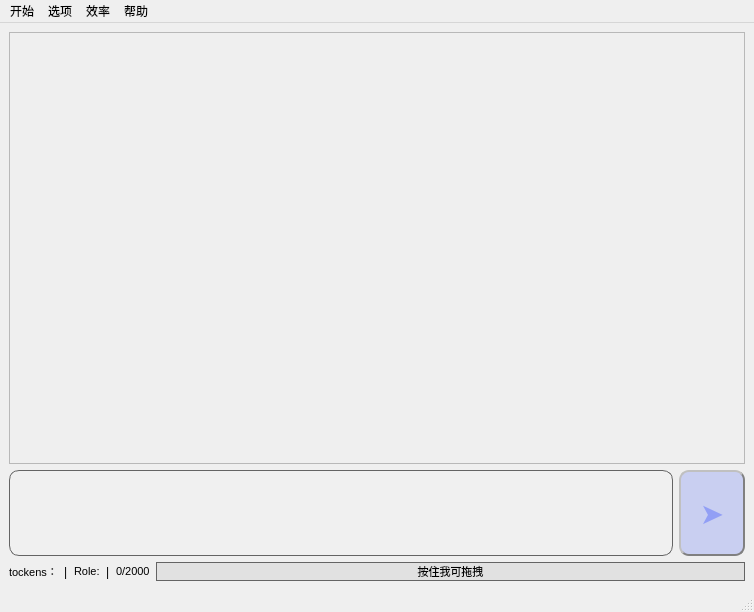
<?xml version="1.0" encoding="UTF-8"?>
<ui version="4.0">
 <class>MainWindow</class>
 <widget class="QMainWindow" name="MainWindow">
  <property name="geometry">
   <rect>
    <x>0</x>
    <y>0</y>
    <width>754</width>
    <height>612</height>
   </rect>
  </property>
  <property name="minimumSize">
   <size>
    <width>600</width>
    <height>500</height>
   </size>
  </property>
  <property name="maximumSize">
   <size>
    <width>1400</width>
    <height>900</height>
   </size>
  </property>
  <property name="windowTitle">
   <string>MainWindow</string>
  </property>
  <widget class="QWidget" name="centralwidget">
   <layout class="QGridLayout" name="gridLayout">
    <item row="0" column="0">
     <layout class="QVBoxLayout" name="verticalLayout" stretch="5,1,0">
      <item>
       <widget class="QScrollArea" name="scrollArea">
        <property name="widgetResizable">
         <bool>true</bool>
        </property>
        <widget class="QWidget" name="scrollAreaWidgetContents">
         <property name="geometry">
          <rect>
           <x>0</x>
           <y>0</y>
           <width>728</width>
           <height>414</height>
          </rect>
         </property>
        </widget>
       </widget>
      </item>
      <item>
       <layout class="QHBoxLayout" name="horizontalLayout" stretch="10,1">
        <item>
         <widget class="QPlainTextEdit" name="user_input">
          <property name="font">
           <font>
            <family>微软雅黑</family>
            <pointsize>10</pointsize>
           </font>
          </property>
          <property name="styleSheet">
           <string notr="true">background-color: #f0f0f0;
border-radius: 10px; 
border-width: 1px;
border-style: solid;
border-color: rgb(100, 100, 100);


</string>
          </property>
          <property name="plainText">
           <string/>
          </property>
         </widget>
        </item>
        <item>
         <widget class="QPushButton" name="sent_btn">
          <property name="sizePolicy">
           <sizepolicy hsizetype="Minimum" vsizetype="Minimum">
            <horstretch>0</horstretch>
            <verstretch>0</verstretch>
           </sizepolicy>
          </property>
          <property name="font">
           <font>
            <family>华文细黑</family>
            <pointsize>22</pointsize>
            <weight>75</weight>
            <italic>false</italic>
            <bold>true</bold>
            <underline>false</underline>
            <strikeout>false</strikeout>
           </font>
          </property>
          <property name="cursor">
           <cursorShape>PointingHandCursor</cursorShape>
          </property>
          <property name="styleSheet">
           <string notr="true">QPushButton{

background-color: #66929ff5;
border-radius: 10px; 
border: 2px groove gray;
border-style: outset;
font-family: '华文细黑', Arial, sans-serif;
color: #929ff5;
}

QPushButton:hover{
background-color: #44929ff5;
border-radius: 10px; 
border: 2px groove gray;
border-style: outset;
font-family: '华文细黑', Arial, sans-serif;
}

QPushButton:pressed{
background-color: #11929ff5;
border-radius: 10px; 
border: 2px groove gray;
border-style: outset;
font-family: '华文细黑', Arial, sans-serif;
}

QPushButton:released{
background-color: #66929ff5;
border-radius: 10px; 
border: 2px groove gray;
border-style: outset;
font-family: '华文细黑', Arial, sans-serif;
}


</string>
          </property>
          <property name="text">
           <string>➤</string>
          </property>
          <property name="flat">
           <bool>false</bool>
          </property>
         </widget>
        </item>
       </layout>
      </item>
      <item>
       <layout class="QHBoxLayout" name="horizontalLayout_2" stretch="0,0,0,0,0,1">
        <item>
         <widget class="QLabel" name="label_tokens">
          <property name="font">
           <font>
            <family>Arial</family>
            <pointsize>8</pointsize>
           </font>
          </property>
          <property name="text">
           <string>tockens：</string>
          </property>
         </widget>
        </item>
        <item>
         <widget class="QLabel" name="label">
          <property name="text">
           <string>|</string>
          </property>
         </widget>
        </item>
        <item>
         <widget class="QLabel" name="label_role">
          <property name="font">
           <font>
            <family>Arial</family>
            <pointsize>8</pointsize>
           </font>
          </property>
          <property name="text">
           <string>Role:</string>
          </property>
          <property name="margin">
           <number>0</number>
          </property>
         </widget>
        </item>
        <item>
         <widget class="QLabel" name="label_3">
          <property name="text">
           <string>|</string>
          </property>
         </widget>
        </item>
        <item>
         <widget class="QLabel" name="input_length">
          <property name="font">
           <font>
            <family>Arial</family>
            <pointsize>8</pointsize>
           </font>
          </property>
          <property name="text">
           <string>0/2000</string>
          </property>
         </widget>
        </item>
        <item>
         <widget class="QLabel" name="label_2">
          <property name="font">
           <font>
            <family>等线 Light</family>
            <pointsize>8</pointsize>
           </font>
          </property>
          <property name="layoutDirection">
           <enum>Qt::LeftToRight</enum>
          </property>
          <property name="styleSheet">
           <string notr="true">background-color: rgb(225, 225, 225);
border-radius: 10px; 
border-width: 1px;
border-style: solid;
border-color: rgb(100, 100, 100);</string>
          </property>
          <property name="text">
           <string>按住我可拖拽</string>
          </property>
          <property name="alignment">
           <set>Qt::AlignCenter</set>
          </property>
         </widget>
        </item>
       </layout>
      </item>
     </layout>
    </item>
   </layout>
  </widget>
  <widget class="QMenuBar" name="menubar">
   <property name="geometry">
    <rect>
     <x>0</x>
     <y>0</y>
     <width>754</width>
     <height>26</height>
    </rect>
   </property>
   <widget class="QMenu" name="menu">
    <property name="title">
     <string>开始</string>
    </property>
    <widget class="QMenu" name="menu_4">
     <property name="title">
      <string>导出对话内容</string>
     </property>
     <addaction name="action_md"/>
     <addaction name="action_html"/>
     <addaction name="separator"/>
     <addaction name="action_docx"/>
     <addaction name="separator"/>
     <addaction name="action_txt"/>
     <addaction name="action_pdf"/>
    </widget>
    <widget class="QMenu" name="menu_11">
     <property name="title">
      <string>角色</string>
     </property>
     <addaction name="actionzhushou"/>
     <addaction name="separator"/>
     <addaction name="actionzhongyiying"/>
     <addaction name="actionyingyizhong"/>
     <addaction name="actionlunwenrunse"/>
     <addaction name="separator"/>
     <addaction name="actionnvninvyou"/>
     <addaction name="actionxuninanyou"/>
     <addaction name="actionzhanan"/>
     <addaction name="separator"/>
     <addaction name="actionc_zhuanjai"/>
     <addaction name="actionjava"/>
     <addaction name="actionpython"/>
     <addaction name="actionwebqianduan"/>
     <addaction name="actionwebhouduan"/>
     <addaction name="actionlinux"/>
     <addaction name="actiondeeplearning"/>
     <addaction name="actionmachine"/>
    </widget>
    <addaction name="new_2"/>
    <addaction name="menu_4"/>
    <addaction name="actionhiden"/>
    <addaction name="separator"/>
    <addaction name="menu_11"/>
    <addaction name="separator"/>
    <addaction name="actiongettokens"/>
   </widget>
   <widget class="QMenu" name="menu_2">
    <property name="title">
     <string>帮助</string>
    </property>
    <addaction name="actionhelp"/>
    <addaction name="actionupdate"/>
    <addaction name="actionaliyun"/>
    <addaction name="separator"/>
    <addaction name="actiondonation"/>
   </widget>
   <widget class="QMenu" name="menu_3">
    <property name="title">
     <string>选项</string>
    </property>
    <widget class="QMenu" name="menu_12">
     <property name="title">
      <string>个性化</string>
     </property>
     <addaction name="actionusername"/>
    </widget>
    <addaction name="menu_12"/>
    <addaction name="actionada"/>
    <addaction name="separator"/>
    <addaction name="actionstart"/>
    <addaction name="actioncancelstartup"/>
    <addaction name="separator"/>
    <addaction name="actionAPIkey"/>
   </widget>
   <widget class="QMenu" name="menu_5">
    <property name="title">
     <string>效率</string>
    </property>
    <widget class="QMenu" name="menu_6">
     <property name="title">
      <string>大语言</string>
     </property>
     <addaction name="actionGPT"/>
     <addaction name="actionwenxin"/>
     <addaction name="actionxunfei"/>
     <addaction name="actiontongyiqianwen"/>
    </widget>
    <widget class="QMenu" name="menu_8">
     <property name="title">
      <string>音乐</string>
     </property>
     <addaction name="actiontianyin"/>
     <addaction name="actionsuno"/>
    </widget>
    <widget class="QMenu" name="menu_7">
     <property name="title">
      <string>文档</string>
     </property>
     <addaction name="actiongamma"/>
     <addaction name="actionbaiduwendang"/>
    </widget>
    <widget class="QMenu" name="menu_9">
     <property name="title">
      <string>图像生成</string>
     </property>
     <addaction name="actionlibulibu"/>
     <addaction name="actionBing_DALLE3"/>
    </widget>
    <widget class="QMenu" name="menu_10">
     <property name="title">
      <string>其他</string>
     </property>
     <addaction name="actionai_bot"/>
    </widget>
    <widget class="QMenu" name="menu_13">
     <property name="title">
      <string>提示词</string>
     </property>
     <addaction name="actiontishijinglin"/>
     <addaction name="actionChatGPT_SC"/>
    </widget>
    <addaction name="menu_6"/>
    <addaction name="menu_7"/>
    <addaction name="menu_9"/>
    <addaction name="menu_8"/>
    <addaction name="menu_13"/>
    <addaction name="menu_10"/>
   </widget>
   <addaction name="menu"/>
   <addaction name="menu_3"/>
   <addaction name="menu_5"/>
   <addaction name="menu_2"/>
  </widget>
  <widget class="QStatusBar" name="statusbar"/>
  <action name="new_2">
   <property name="text">
    <string>新建对话</string>
   </property>
  </action>
  <action name="open_2">
   <property name="text">
    <string>打开对话</string>
   </property>
  </action>
  <action name="save">
   <property name="text">
    <string>保存对话</string>
   </property>
  </action>
  <action name="actionhelp">
   <property name="text">
    <string>使用文档</string>
   </property>
  </action>
  <action name="actionupdate">
   <property name="text">
    <string>检查更新</string>
   </property>
  </action>
  <action name="actionstart">
   <property name="text">
    <string>设置开机自启</string>
   </property>
  </action>
  <action name="actionasd_2">
   <property name="text">
    <string>asd</string>
   </property>
  </action>
  <action name="actionada">
   <property name="text">
    <string>模型切换</string>
   </property>
  </action>
  <action name="actionda">
   <property name="text">
    <string>最大/最小化窗口</string>
   </property>
  </action>
  <action name="action_md">
   <property name="text">
    <string>.md</string>
   </property>
  </action>
  <action name="action_html">
   <property name="text">
    <string>.html</string>
   </property>
  </action>
  <action name="actionGPT">
   <property name="text">
    <string>GPT</string>
   </property>
  </action>
  <action name="actiontongyi">
   <property name="text">
    <string>tongyi</string>
   </property>
  </action>
  <action name="actionwenxin">
   <property name="text">
    <string>文心一言</string>
   </property>
  </action>
  <action name="actionxunfei">
   <property name="text">
    <string>讯飞星火</string>
   </property>
  </action>
  <action name="actiongamma">
   <property name="text">
    <string>gamma</string>
   </property>
  </action>
  <action name="actionwpsAI">
   <property name="text">
    <string>wpsAI</string>
   </property>
  </action>
  <action name="actiontianyin">
   <property name="text">
    <string>网易天音</string>
   </property>
  </action>
  <action name="actionlibulibu">
   <property name="text">
    <string>libulibu</string>
   </property>
  </action>
  <action name="actionbaiduwendang">
   <property name="text">
    <string>百度文档助手</string>
   </property>
  </action>
  <action name="actionai_bot">
   <property name="text">
    <string>ai-bot</string>
   </property>
  </action>
  <action name="actionmidjourney">
   <property name="text">
    <string>midjourney</string>
   </property>
  </action>
  <action name="actionBing_DALLE3">
   <property name="text">
    <string>Bing-DALLE3</string>
   </property>
  </action>
  <action name="actionaliyun">
   <property name="text">
    <string>阿里云服务</string>
   </property>
  </action>
  <action name="actiongettokens">
   <property name="text">
    <string>获取token</string>
   </property>
  </action>
  <action name="actiondonation">
   <property name="text">
    <string>赞助</string>
   </property>
  </action>
  <action name="actioncancelstartup">
   <property name="text">
    <string>取消开机自启</string>
   </property>
  </action>
  <action name="actionconfig">
   <property name="text">
    <string>config</string>
   </property>
  </action>
  <action name="actionzhushou">
   <property name="text">
    <string>AI问答助手</string>
   </property>
  </action>
  <action name="actionzhongyiying">
   <property name="text">
    <string>中译英</string>
   </property>
  </action>
  <action name="actionyingyizhong">
   <property name="text">
    <string>英译中</string>
   </property>
  </action>
  <action name="actionlunwenrunse">
   <property name="text">
    <string>论文润色</string>
   </property>
  </action>
  <action name="actionnvninvyou">
   <property name="text">
    <string>虚拟女友</string>
   </property>
  </action>
  <action name="actionxuninanyou">
   <property name="text">
    <string>虚拟男友</string>
   </property>
  </action>
  <action name="actionpython">
   <property name="text">
    <string>python高手</string>
   </property>
  </action>
  <action name="actionjava">
   <property name="text">
    <string>java高手</string>
   </property>
  </action>
  <action name="actionwebqianduan">
   <property name="text">
    <string>web前端高手</string>
   </property>
  </action>
  <action name="actionusername">
   <property name="text">
    <string>自定义昵称</string>
   </property>
  </action>
  <action name="actionzhanan">
   <property name="text">
    <string>渣男</string>
   </property>
  </action>
  <action name="actiondeeplearning">
   <property name="text">
    <string>深度学习专家</string>
   </property>
  </action>
  <action name="actionhiden">
   <property name="text">
    <string>隐藏</string>
   </property>
  </action>
  <action name="action_docx">
   <property name="text">
    <string>.docx</string>
   </property>
  </action>
  <action name="action_txt">
   <property name="text">
    <string>.txt</string>
   </property>
  </action>
  <action name="action_pdf">
   <property name="text">
    <string>.pdf</string>
   </property>
  </action>
  <action name="actionAPIkey">
   <property name="text">
    <string>API Key</string>
   </property>
  </action>
  <action name="actiontongyiqianwen">
   <property name="text">
    <string>通义千问</string>
   </property>
  </action>
  <action name="actionsuno">
   <property name="text">
    <string>suno</string>
   </property>
  </action>
  <action name="actiontishijinglin">
   <property name="text">
    <string>提示精灵</string>
   </property>
  </action>
  <action name="actionChatGPT_SC">
   <property name="text">
    <string>ChatGPT_SC</string>
   </property>
  </action>
  <action name="actionc_zhuanjai">
   <property name="text">
    <string>c++高手</string>
   </property>
  </action>
  <action name="actionwebhouduan">
   <property name="text">
    <string>web后端高手</string>
   </property>
  </action>
  <action name="actionlinux">
   <property name="text">
    <string>linux高手</string>
   </property>
  </action>
  <action name="actionmachine">
   <property name="text">
    <string>机器学习专家</string>
   </property>
  </action>
 </widget>
 <resources/>
 <connections/>
</ui>
